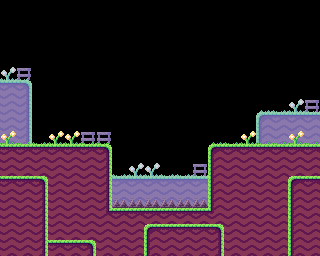

The image is a tile-based game level rendered from a .tmx file. Its description and complete source (layers, tilesets, objects, tile grids) follow:
An orthogonal 20x16 tile map with 16x16 px tiles, 2 tile layers (BackTiles, Tiles) and 7 objects (3x ground, player, exit, spike, place_allow).

<map version="1.10" tiledversion="1.11.2" orientation="orthogonal" renderorder="right-down" width="20" height="16" tilewidth="16" tileheight="16" infinite="0" nextlayerid="6" nextobjectid="57">
 <editorsettings>
  <export target="level7.lua" format="lua" />
 </editorsettings>
 <properties>
  <property name="DEBUG" type="bool" value="false" />
  <property name="crate" type="int" value="0" />
  <property name="dialog_name" value="level7" />
  <property name="level_name" value="walking on air" />
  <property name="orb" type="int" value="1" />
  <property name="platform" type="int" value="0" />
  <property name="springboard" type="int" value="0" />
 </properties>
 <tileset firstgid="1" name="tiles" tilewidth="16" tileheight="16" tilecount="256" columns="16">
  <image source="../graphics/tiles.png" width="256" height="256" />
 </tileset>
 <layer id="5" name="BackTiles" width="20" height="16" tintcolor="#ffffff">
  <data encoding="csv">
0,0,0,0,0,0,0,0,0,0,0,0,0,0,0,0,0,0,0,0,
0,0,0,0,0,0,0,0,0,0,0,0,0,0,0,0,0,0,0,0,
0,0,0,0,0,0,0,0,0,0,0,0,0,0,0,0,0,0,0,0,
0,0,0,0,0,0,0,0,0,0,0,0,0,0,0,0,0,0,0,0,
27,44,0,0,0,0,0,0,0,0,0,0,0,0,0,0,0,0,0,0,
7,8,0,0,0,0,0,0,0,0,0,0,0,0,0,0,0,0,0,0,
23,24,0,0,0,0,0,0,0,0,0,0,0,0,0,0,43,28,27,28,
23,24,0,0,0,0,0,0,0,0,0,0,0,0,0,0,6,7,7,7,
23,24,0,0,0,52,52,0,0,0,0,0,0,0,0,0,22,23,23,23,
0,0,0,0,0,0,0,0,0,0,0,0,0,0,0,0,0,0,0,0,
0,0,0,0,0,0,0,28,27,27,28,28,28,0,0,0,0,0,0,0,
0,0,18,0,0,0,0,7,7,7,7,7,7,0,0,0,0,0,18,0,
0,0,0,0,0,0,0,23,23,23,23,23,23,0,0,0,0,0,0,0,
0,0,0,0,0,0,0,0,0,0,0,0,0,0,0,0,0,0,0,0,
0,0,0,0,0,0,0,0,0,18,0,0,0,18,0,0,0,0,0,0,
0,0,0,0,0,18,0,0,0,0,0,0,0,0,0,0,0,0,0,0
</data>
 </layer>
 <layer id="1" name="Tiles" width="20" height="16">
  <data encoding="csv">
0,0,0,0,0,0,0,0,0,0,0,0,0,0,0,0,0,0,0,0,
0,0,0,0,0,0,0,0,0,0,0,0,0,0,0,0,0,0,0,0,
0,0,0,0,0,0,0,0,0,0,0,0,0,0,0,0,0,0,0,0,
0,0,0,0,0,0,0,0,0,0,0,0,0,0,0,0,0,0,0,0,
0,52,0,0,0,0,0,0,0,0,0,0,0,0,0,0,0,0,0,0,
0,0,0,0,0,0,0,0,0,0,0,0,0,0,0,0,0,0,0,0,
0,0,0,0,0,0,0,0,0,0,0,0,0,0,0,0,0,0,0,52,
0,0,0,0,0,0,0,0,0,0,0,0,0,0,0,0,0,0,0,0,
68,69,69,68,68,69,85,0,0,0,0,0,0,84,69,68,69,69,68,69,
2,2,2,2,2,2,3,0,0,0,0,0,0,1,2,2,2,2,2,2,
18,18,18,18,18,18,19,0,0,0,0,0,52,17,18,18,18,18,18,18,
2,2,3,18,18,18,19,0,0,0,0,0,0,17,18,18,18,18,1,2,
18,18,19,18,18,18,19,81,81,81,81,81,81,17,18,18,18,18,17,18,
18,18,19,18,18,18,36,2,2,2,2,2,2,37,18,18,18,18,17,18,
18,18,19,18,18,18,18,18,18,1,2,2,2,3,18,18,18,18,17,18,
18,18,19,2,2,3,18,18,18,17,18,18,18,19,18,18,18,18,17,18
</data>
 </layer>
 <objectgroup id="2" name="Objects">
  <object id="4" type="player" x="24" y="128" width="16" height="16" />
  <object id="6" type="exit" x="280" y="128" width="16" height="16" />
  <object id="8" type="ground" x="0" y="208" width="320" height="48" />
  <object id="54" type="ground" x="0" y="144" width="112" height="64" />
  <object id="55" type="ground" x="208" y="144" width="112" height="64" />
  <object id="56" type="spike" x="112" y="204" width="96" height="4" />
 </objectgroup>
 <objectgroup color="#18abcc" id="4" name="Allow">
  <object id="18" type="place_allow" x="80" y="112" width="32" height="32" />
 </objectgroup>
</map>
